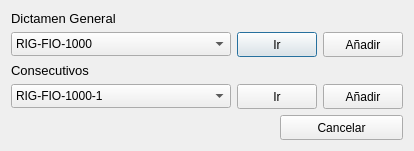
<?xml version="1.0" encoding="UTF-8"?>
<ui version="4.0">
 <class>Dialog</class>
 <widget class="QDialog" name="Dialog">
  <property name="geometry">
   <rect>
    <x>0</x>
    <y>0</y>
    <width>400</width>
    <height>127</height>
   </rect>
  </property>
  <property name="windowTitle">
   <string>Dictámenes</string>
  </property>
  <property name="windowIcon">
   <iconset resource="../resources/resources.qrc">
    <normaloff>:/icons/icons/engineering.png</normaloff>:/icons/icons/engineering.png</iconset>
  </property>
  <layout class="QGridLayout" name="gridLayout">
   <item row="0" column="0">
    <widget class="QLabel" name="label">
     <property name="font">
      <font>
       <pointsize>10</pointsize>
      </font>
     </property>
     <property name="text">
      <string>Dictamen General</string>
     </property>
    </widget>
   </item>
   <item row="1" column="0">
    <widget class="QComboBox" name="comboBox">
     <property name="minimumSize">
      <size>
       <width>220</width>
       <height>24</height>
      </size>
     </property>
     <item>
      <property name="text">
       <string>RIG-FIO-1000</string>
      </property>
     </item>
    </widget>
   </item>
   <item row="1" column="1" colspan="2">
    <widget class="QPushButton" name="pushButton_2">
     <property name="minimumSize">
      <size>
       <width>0</width>
       <height>25</height>
      </size>
     </property>
     <property name="text">
      <string>Ir</string>
     </property>
     <property name="icon">
      <iconset resource="../resources/resources.qrc">
       <normaloff>:/icons/icons/go-next.png</normaloff>:/icons/icons/go-next.png</iconset>
     </property>
    </widget>
   </item>
   <item row="1" column="3">
    <widget class="QPushButton" name="pushButton_3">
     <property name="minimumSize">
      <size>
       <width>0</width>
       <height>25</height>
      </size>
     </property>
     <property name="text">
      <string>Añadir</string>
     </property>
     <property name="icon">
      <iconset resource="../resources/resources.qrc">
       <normaloff>:/icons/icons/new_dict.png</normaloff>:/icons/icons/new_dict.png</iconset>
     </property>
    </widget>
   </item>
   <item row="2" column="0">
    <widget class="QLabel" name="label_2">
     <property name="font">
      <font>
       <pointsize>10</pointsize>
      </font>
     </property>
     <property name="text">
      <string>Consecutivos</string>
     </property>
    </widget>
   </item>
   <item row="3" column="0">
    <widget class="QComboBox" name="comboBox_2">
     <property name="minimumSize">
      <size>
       <width>220</width>
       <height>24</height>
      </size>
     </property>
     <item>
      <property name="text">
       <string>RIG-FIO-1000-1</string>
      </property>
     </item>
    </widget>
   </item>
   <item row="3" column="1" colspan="2">
    <widget class="QPushButton" name="pushButton">
     <property name="minimumSize">
      <size>
       <width>0</width>
       <height>25</height>
      </size>
     </property>
     <property name="text">
      <string>Ir</string>
     </property>
     <property name="icon">
      <iconset resource="../resources/resources.qrc">
       <normaloff>:/icons/icons/go-next.png</normaloff>:/icons/icons/go-next.png</iconset>
     </property>
    </widget>
   </item>
   <item row="3" column="3">
    <widget class="QPushButton" name="pushButton_4">
     <property name="minimumSize">
      <size>
       <width>0</width>
       <height>25</height>
      </size>
     </property>
     <property name="text">
      <string>Añadir</string>
     </property>
     <property name="icon">
      <iconset resource="../resources/resources.qrc">
       <normaloff>:/icons/icons/new_dict.png</normaloff>:/icons/icons/new_dict.png</iconset>
     </property>
    </widget>
   </item>
   <item row="4" column="0" colspan="2">
    <spacer name="horizontalSpacer">
     <property name="orientation">
      <enum>Qt::Horizontal</enum>
     </property>
     <property name="sizeHint" stdset="0">
      <size>
       <width>259</width>
       <height>20</height>
      </size>
     </property>
    </spacer>
   </item>
   <item row="4" column="2" colspan="2">
    <widget class="QPushButton" name="pushButton_5">
     <property name="minimumSize">
      <size>
       <width>0</width>
       <height>25</height>
      </size>
     </property>
     <property name="text">
      <string>Cancelar</string>
     </property>
    </widget>
   </item>
  </layout>
 </widget>
 <resources>
  <include location="../resources/resources.qrc"/>
 </resources>
 <connections/>
</ui>
